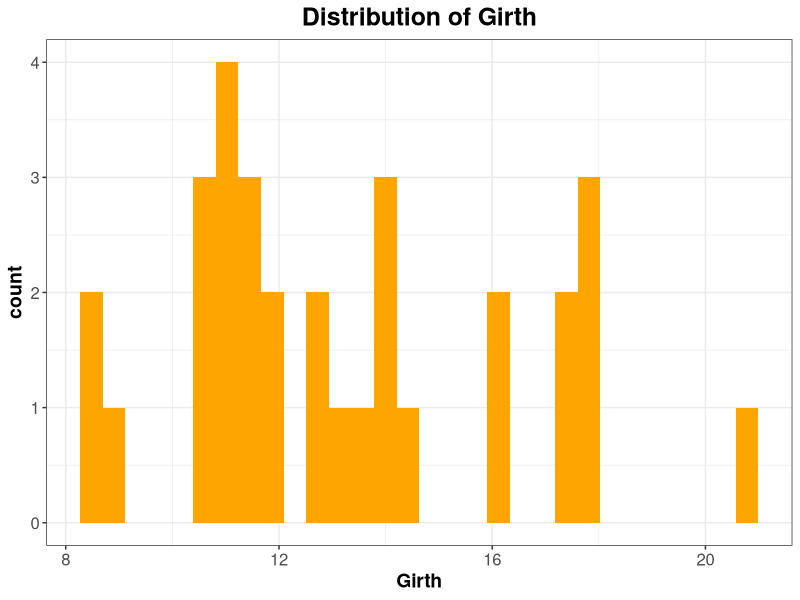
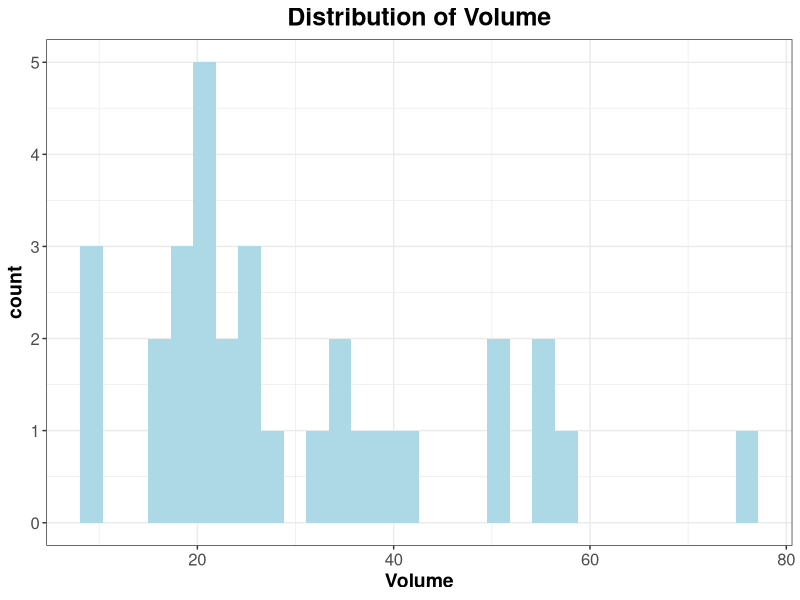
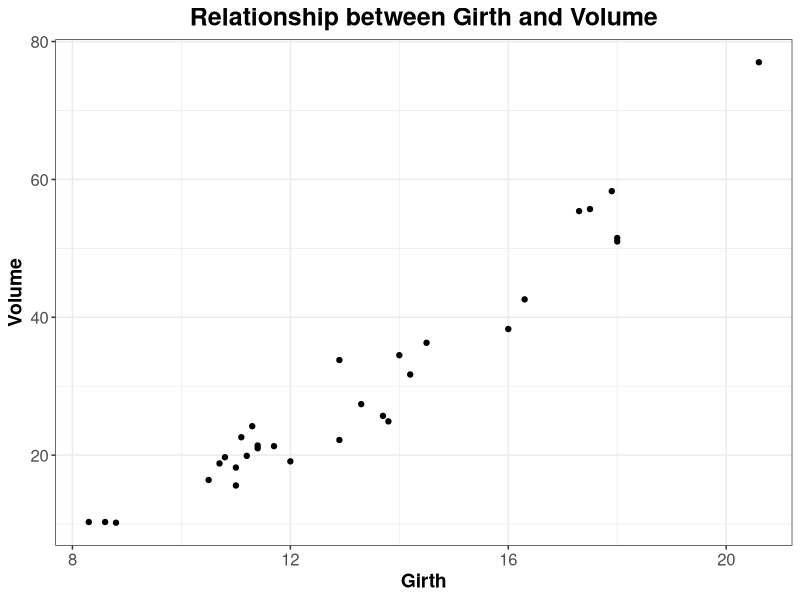

Write the R code that produced these figures, in order.
## ---- chunk 1
library(ggplot2)
data("trees")
head(trees)
## ---- chunk 2
color = c("orange")
ggplot(trees, aes(Girth)) + 
  geom_histogram(fill = color) +
  labs(title = "Distribution of Girth") + 
  theme_bw() +
  theme(
    plot.title = element_text(size = 18, face = "bold", hjust = 0.5),
    axis.title.x = element_text(size = 14, face = "bold"),
    axis.title.y = element_text(size = 14, face = "bold"),
    axis.text.x = element_text(size = 12),
    axis.text.y = element_text(size = 12)
)
## ---- chunk 3
color = c("lightblue")
ggplot(trees, aes(Volume)) + 
  geom_histogram(fill = color) +
  labs(title = "Distribution of Volume") + 
  theme_bw() +
  theme(
    plot.title = element_text(size = 18, face = "bold", hjust = 0.5),
    axis.title.x = element_text(size = 14, face = "bold"),
    axis.title.y = element_text(size = 14, face = "bold"),
    axis.text.x = element_text(size = 12),
    axis.text.y = element_text(size = 12)
)
## ---- chunk 4
ggplot(trees, aes(Girth, Volume)) + 
  geom_point() +
  labs(title = "Relationship between Girth and Volume") + 
  theme_bw() +
  theme(
    plot.title = element_text(size = 18, face = "bold", hjust = 0.5),
    axis.title.x = element_text(size = 14, face = "bold"),
    axis.title.y = element_text(size = 14, face = "bold"),
    axis.text.x = element_text(size = 12),
    axis.text.y = element_text(size = 12)
)
## ---- chunk 5
tv <- aov(Volume ~ Volume, data = trees)
summary(tv)
## ---- chunk 6
resid_anova <- residuals(tv)
shapiro.test(resid_anova)
## ---- chunk 7
tg <- aov(Girth ~ Girth, data = trees)
summary(tg)
## ---- chunk 8
resid_anova <- residuals(tg)
shapiro.test(resid_anova)
